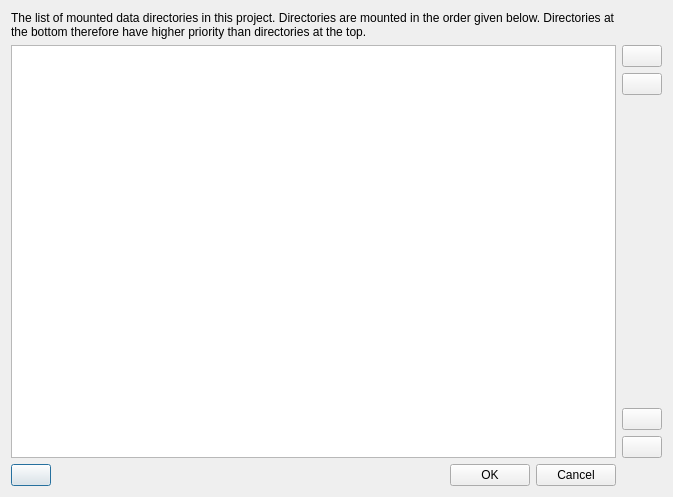
<?xml version="1.0" encoding="UTF-8"?>
<ui version="4.0">
 <class>ezQtDataDirsDlg</class>
 <widget class="QDialog" name="ezQtDataDirsDlg">
  <property name="geometry">
   <rect>
    <x>0</x>
    <y>0</y>
    <width>673</width>
    <height>497</height>
   </rect>
  </property>
  <property name="windowTitle">
   <string>Data Directory Configuration</string>
  </property>
  <property name="windowIcon">
   <iconset resource="../QtResources/resources.qrc">
    <normaloff>:/EditorFramework/Icons/DataDirectories16.png</normaloff>:/EditorFramework/Icons/DataDirectories16.png</iconset>
  </property>
  <layout class="QGridLayout" name="gridLayout">
   <item row="0" column="0">
    <widget class="QLabel" name="label">
     <property name="sizePolicy">
      <sizepolicy hsizetype="Preferred" vsizetype="Preferred">
       <horstretch>0</horstretch>
       <verstretch>0</verstretch>
      </sizepolicy>
     </property>
     <property name="text">
      <string>The list of mounted data directories in this project. Directories are mounted in the order given below. Directories at the bottom therefore have higher priority than directories at the top.</string>
     </property>
     <property name="wordWrap">
      <bool>true</bool>
     </property>
    </widget>
   </item>
   <item row="1" column="0">
    <widget class="QListWidget" name="ListDataDirs">
     <property name="sortingEnabled">
      <bool>false</bool>
     </property>
    </widget>
   </item>
   <item row="2" column="0">
    <layout class="QHBoxLayout" name="horizontalLayout">
     <item>
      <widget class="QPushButton" name="ButtonOpenFolder">
       <property name="toolTip">
        <string>Show the selected directory on disk</string>
       </property>
       <property name="text">
        <string/>
       </property>
       <property name="icon">
        <iconset resource="../../../Code/Tools/GuiFoundation/QtResources/resources.qrc">
         <normaloff>:/GuiFoundation/Icons/OpenFolder16.png</normaloff>:/GuiFoundation/Icons/OpenFolder16.png</iconset>
       </property>
      </widget>
     </item>
     <item>
      <spacer name="horizontalSpacer">
       <property name="orientation">
        <enum>Qt::Horizontal</enum>
       </property>
       <property name="sizeHint" stdset="0">
        <size>
         <width>40</width>
         <height>20</height>
        </size>
       </property>
      </spacer>
     </item>
     <item>
      <widget class="QPushButton" name="ButtonOK">
       <property name="text">
        <string>OK</string>
       </property>
      </widget>
     </item>
     <item>
      <widget class="QPushButton" name="ButtonCancel">
       <property name="text">
        <string>Cancel</string>
       </property>
      </widget>
     </item>
    </layout>
   </item>
   <item row="1" column="1">
    <layout class="QVBoxLayout" name="verticalLayout">
     <item>
      <widget class="QPushButton" name="ButtonAdd">
       <property name="toolTip">
        <string>Add another folder as a data directory</string>
       </property>
       <property name="text">
        <string/>
       </property>
       <property name="icon">
        <iconset resource="../../../Code/Tools/GuiFoundation/QtResources/resources.qrc">
         <normaloff>:/GuiFoundation/Icons/DataDirAdd16.png</normaloff>:/GuiFoundation/Icons/DataDirAdd16.png</iconset>
       </property>
      </widget>
     </item>
     <item>
      <widget class="QPushButton" name="ButtonRemove">
       <property name="toolTip">
        <string>Remove the selected data directory</string>
       </property>
       <property name="text">
        <string/>
       </property>
       <property name="icon">
        <iconset resource="../../../Code/Tools/GuiFoundation/QtResources/resources.qrc">
         <normaloff>:/GuiFoundation/Icons/Delete16.png</normaloff>:/GuiFoundation/Icons/Delete16.png</iconset>
       </property>
      </widget>
     </item>
     <item>
      <spacer name="verticalSpacer">
       <property name="orientation">
        <enum>Qt::Vertical</enum>
       </property>
       <property name="sizeHint" stdset="0">
        <size>
         <width>20</width>
         <height>40</height>
        </size>
       </property>
      </spacer>
     </item>
     <item>
      <widget class="QPushButton" name="ButtonUp">
       <property name="toolTip">
        <string>Move the selected directoy up (it gets lower priority)</string>
       </property>
       <property name="text">
        <string/>
       </property>
       <property name="icon">
        <iconset resource="../../../Code/Tools/GuiFoundation/QtResources/resources.qrc">
         <normaloff>:/GuiFoundation/Icons/MoveUp16.png</normaloff>:/GuiFoundation/Icons/MoveUp16.png</iconset>
       </property>
      </widget>
     </item>
     <item>
      <widget class="QPushButton" name="ButtonDown">
       <property name="toolTip">
        <string>Move the selected directoy down (it gets higher priority)</string>
       </property>
       <property name="text">
        <string/>
       </property>
       <property name="icon">
        <iconset resource="../../../Code/Tools/GuiFoundation/QtResources/resources.qrc">
         <normaloff>:/GuiFoundation/Icons/MoveDown16.png</normaloff>:/GuiFoundation/Icons/MoveDown16.png</iconset>
       </property>
      </widget>
     </item>
    </layout>
   </item>
  </layout>
 </widget>
 <resources>
  <include location="../../../Code/Tools/GuiFoundation/QtResources/resources.qrc"/>
  <include location="../QtResources/resources.qrc"/>
 </resources>
 <connections/>
</ui>
